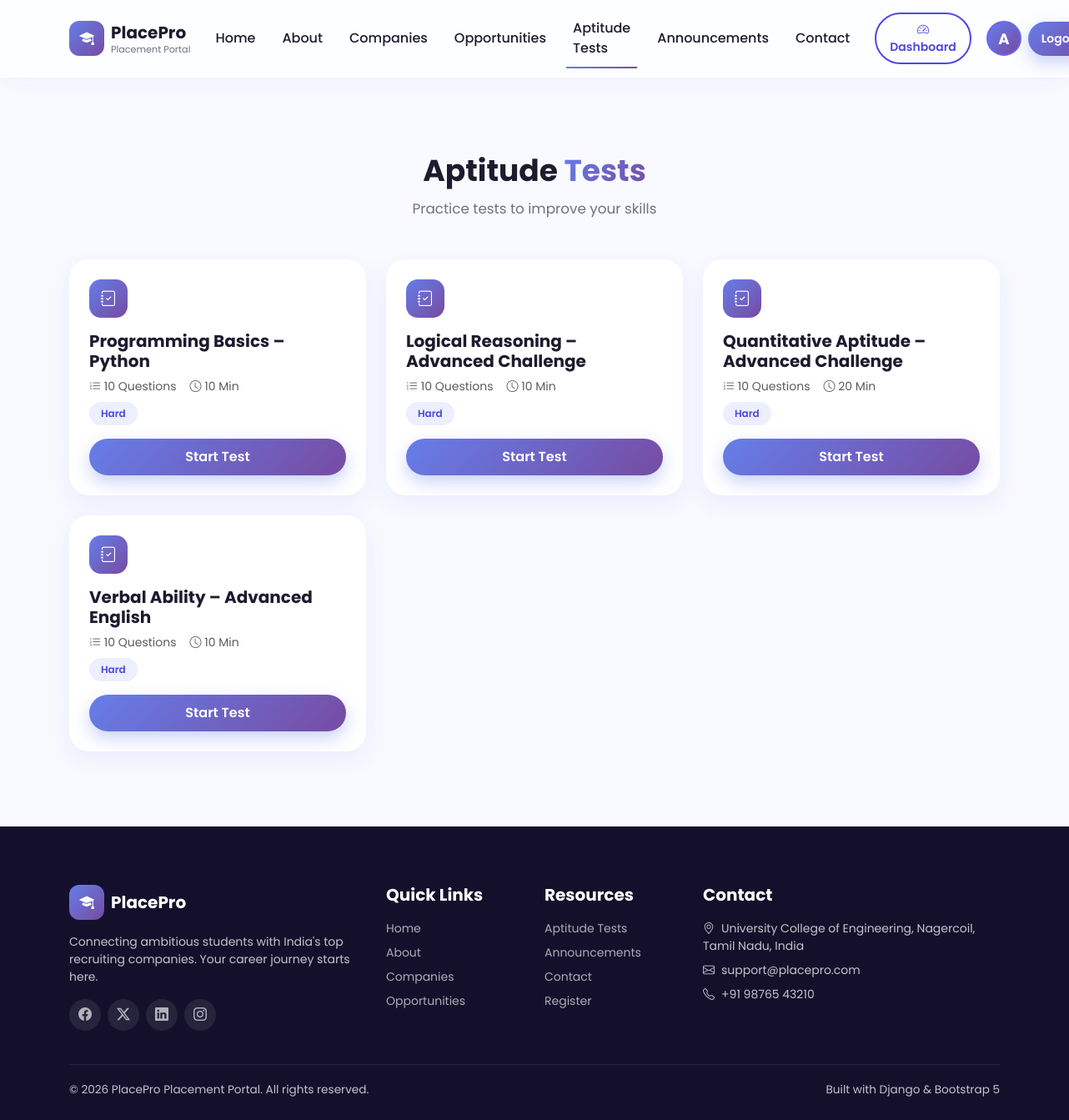
/aptitude-tests/ (signed in), run on the app's committed database.
### portal/models.py (models this page shows, shortened)
class AptitudeTest(models.Model):
    CATEGORY_CHOICES = [
        ('QUANT', 'Quantitative Aptitude'),
        ('VERBAL', 'Verbal Ability'),
        ('LOGICAL', 'Logical Reasoning'),
        ('CODING', 'Programming Basics'),
    ]
    DIFFICULTY_CHOICES = [
        ('EASY', 'Easy'),
        ('MEDIUM', 'Medium'),
        ('HARD', 'Hard'),
    ]
    title = models.CharField(max_length=150)
    category = models.CharField(max_length=20, choices=CATEGORY_CHOICES)
    difficulty = models.CharField(max_length=10, choices=DIFFICULTY_CHOICES, default='MEDIUM')
    total_questions = models.PositiveIntegerField(default=20)
    duration_minutes = models.PositiveIntegerField(default=30)
    is_active = models.BooleanField(default=True)
    created_at = models.DateTimeField(auto_now_add=True)
    class Meta:
        ordering = ['category']

### portal/views.py (the view)
# urls.py: path('aptitude-tests/', views.aptitude_tests, name='aptitude_tests'),
@login_required
def aptitude_tests(request):
    tests = AptitudeTest.objects.filter(is_active=True)
    return render(
        request,
        'portal/aptitude_tests.html',
        {'tests': tests}
    )

### templates/portal/aptitude_tests.html (shortened to what this page needs)
{% extends 'base.html' %}
{% block content %}
<section class="section-pad">
  <div class="container">
    <div class="text-center mb-5 reveal">
      <h1 class="section-title">Aptitude <span class="gradient-text">Tests</span></h1>
      <p class="section-subtitle">Practice tests to improve your skills</p>
    </div>
    <div class="row g-4 reveal">
      {% for test in tests %}
      <div class="col-md-6 col-lg-4">
        <div class="card-premium p-4 h-100">
          <div class="stat-icon-dash mb-3"><i class="bi bi-journal-check"></i></div>
          <h5 class="fw-bold">{{ test.title }}</h5>
          <div class="d-flex gap-3 text-muted small mb-2">
            <span><i class="bi bi-list-ol"></i> {{ test.total_questions }} Questions</span>
            <span><i class="bi bi-clock"></i> {{ test.duration_minutes }} Min</span>
          </div>
          <span class="badge-soft mb-3 d-inline-block">{{ test.get_difficulty_display }}</span>
          <br>
          <a href="{% url 'aptitude_test_detail' test.id %}" class="btn btn-gradient w-100">
            Start Test
          </a>
        </div>
      </div>
      {% endfor %}
    </div>
  </div>
</section>
{% endblock %}

### templates/base.html (shortened to what this page needs)
{% load static %}
<!DOCTYPE html>
<html lang="en">
<head>
  <link href="https://cdn.jsdelivr.net/npm/bootstrap@5.3.3/dist/css/bootstrap.min.css" rel="stylesheet">
  <link rel="stylesheet" href="https://cdn.jsdelivr.net/npm/bootstrap-icons@1.11.3/font/bootstrap-icons.css">
  <link rel="stylesheet" href="{% static 'css/style.css' %}">
</head>
<body>
  <nav class="navbar navbar-expand-lg navbar-glass">
    <div class="container">
      <a class="navbar-brand d-flex align-items-center gap-2" href="{% url 'home' %}">
        <span class="navbar-brand-logo"><i class="bi bi-mortarboard-fill"></i></span>
        <span>
          <span class="brand-text d-block">PlacePro</span>
          <span class="brand-tagline">Placement Portal</span>
        </span>
      </a>
      <div class="collapse navbar-collapse" id="mainNav">
        <ul class="navbar-nav ms-auto align-items-lg-center gap-lg-1">
          <li class="nav-item"><a
              class="nav-link nav-link-custom {% if request.resolver_match.url_name == 'home' %}active{% endif %}"
              href="{% url 'home' %}">Home</a></li>
          <li class="nav-item"><a
              class="nav-link nav-link-custom {% if request.resolver_match.url_name == 'about' %}active{% endif %}"
              href="{% url 'about' %}">About</a></li>
          <li class="nav-item"><a
              class="nav-link nav-link-custom {% if request.resolver_match.url_name == 'companies' %}active{% endif %}"
              href="{% url 'companies' %}">Companies</a></li>
          <li class="nav-item"><a
              class="nav-link nav-link-custom {% if request.resolver_match.url_name == 'opportunities' %}active{% endif %}"
              href="{% url 'opportunities' %}">Opportunities</a></li>
          <li class="nav-item"><a
              class="nav-link nav-link-custom {% if request.resolver_match.url_name == 'aptitude_tests' %}active{% endif %}"
              href="{% url 'aptitude_tests' %}">Aptitude Tests</a></li>
          <li class="nav-item"><a
              class="nav-link nav-link-custom {% if request.resolver_match.url_name == 'announcements' %}active{% endif %}"
              href="{% url 'announcements' %}">Announcements</a></li>
          <li class="nav-item"><a
              class="nav-link nav-link-custom {% if request.resolver_match.url_name == 'contact' %}active{% endif %}"
              href="{% url 'contact' %}">Contact</a></li>
        </ul>
        <div class="d-flex align-items-center gap-2 mt-3 mt-lg-0 ms-lg-3">
          {% if user.is_authenticated %}
          <a href="{% url 'dashboard' %}" class="btn btn-outline-gradient btn-sm px-3">
            <i class="bi bi-speedometer2"></i> Dashboard
          </a>
          <a href="{% url 'profile' %}" class="nav-profile">
            {% if request.user.is_authenticated %}
            {% if request.user.profile.profile_picture %}
            <img src="{{ request.user.profile.profile_picture.url }}" alt="Profile" class="navbar-profile-img">
            {% else %}
            <span class="navbar-profile-placeholder">
              {{ request.user.username|slice:":1"|upper }}
            </span>
            {% endif %}
            {% endif %}
          </a>
          <a href="{% url 'logout' %}" class="btn btn-gradient btn-sm px-3">Logout</a>
          {% else %}
          <a href="{% url 'login' %}" class="btn btn-outline-gradient btn-sm px-3">Login</a>
          <a href="{% url 'register' %}" class="btn btn-gradient btn-sm px-3">Register</a>
          {% endif %}
        </div>
      </div>
    </div>
  </nav>
  {% block content %}{% endblock %}
  <footer class="footer-premium">
    <div class="container">
      <div class="row g-4">
        <div class="col-lg-4">
          <div class="d-flex align-items-center gap-2 mb-3">
            <span class="navbar-brand-logo"><i class="bi bi-mortarboard-fill"></i></span>
            <span class="fw-bold fs-5 text-white">PlacePro</span>
          </div>
          <p class="small">Connecting ambitious students with India's top recruiting companies. Your career journey
            starts here.</p>
          <div class="d-flex gap-2 mt-3">
            <a href="#" class="footer-social"><i class="bi bi-facebook"></i></a>
            <a href="#" class="footer-social"><i class="bi bi-twitter-x"></i></a>
            <a href="#" class="footer-social"><i class="bi bi-linkedin"></i></a>
            <a href="#" class="footer-social"><i class="bi bi-instagram"></i></a>
          </div>
        </div>
        <div class="col-lg-2 col-6">
          <h5>Quick Links</h5>
          <ul class="list-unstyled small d-flex flex-column gap-2">
            <li><a href="{% url 'home' %}">Home</a></li>
            <li><a href="{% url 'about' %}">About</a></li>
            <li><a href="{% url 'companies' %}">Companies</a></li>
            <li><a href="{% url 'opportunities' %}">Opportunities</a></li>
          </ul>
        </div>
        <div class="col-lg-2 col-6">
          <h5>Resources</h5>
          <ul class="list-unstyled small d-flex flex-column gap-2">
            <li><a href="{% url 'aptitude_tests' %}">Aptitude Tests</a></li>
            <li><a href="{% url 'announcements' %}">Announcements</a></li>
            <li><a href="{% url 'contact' %}">Contact</a></li>
            <li><a href="{% url 'register' %}">Register</a></li>
          </ul>
        </div>
        <div class="col-lg-4">
          <h5>Contact</h5>
          <ul class="list-unstyled small d-flex flex-column gap-2">
            <li><i class="bi bi-geo-alt me-2"></i>University College of Engineering, Nagercoil, Tamil Nadu, India</li>
            <li><i class="bi bi-envelope me-2"></i>support@placepro.com</li>
            <li><i class="bi bi-telephone me-2"></i>+91 98765 43210</li>
          </ul>
        </div>
      </div>
      <div class="footer-bottom d-flex flex-wrap justify-content-between">
        <span>© {% now "Y" %} PlacePro Placement Portal. All rights reserved.</span>
        <span>Built with Django &amp; Bootstrap 5</span>
      </div>
    </div>
  </footer>
</body>
</html>

### static/css/style.css (style rules this page uses)
:root { --primary-1: #667eea; --primary-2: #764ba2; --primary-3: #4f46e5; --primary-4: #2563eb; --bg-body: #f8faff; --card-white: #ffffff; --text-dark: #1e1b2e; --text-muted: #6b7280; --radius-lg: 24px; --radius-md: 20px; --radius-sm: 14px; --shadow-soft: 0 10px 30px rgba(79, 70, 229, 0.08); --shadow-hover: 0 20px 45px rgba(79, 70, 229, 0.18); --gradient-main: linear-gradient(135deg, var(--primary-1) 0%, var(--primary-2) 100%); --gradient-blue: linear-gradient(135deg, var(--primary-4) 0%, var(--primary-3) 100%); --transition-fast: all 0.25s ease; --transition-slow: all 0.5s cubic-bezier(0.2, 0.8, 0.2, 1); }
* { box-sizing: border-box; }
body { font-family: 'Poppins', sans-serif; background-color: var(--bg-body); color: var(--text-dark); overflow-x: hidden; scroll-behavior: smooth; }
a { text-decoration: none; }
h1, h2, h3, h4, h5, h6 { font-weight: 700; }
.gradient-text { background: var(--gradient-main); -webkit-background-clip: text; background-clip: text; color: transparent; }
.section-pad { padding: 90px 0; }
.section-title { font-size: 2.25rem; margin-bottom: 12px; }
.section-subtitle { color: var(--text-muted); font-size: 1.05rem; margin-bottom: 45px; }
.navbar-glass { background: rgba(255, 255, 255, 0.7); backdrop-filter: blur(18px); -webkit-backdrop-filter: blur(18px); border-bottom: 1px solid rgba(255, 255, 255, 0.4); box-shadow: 0 4px 24px rgba(79, 70, 229, 0.06); transition: var(--transition-fast); padding: 14px 0; position: sticky; top: 0; z-index: 1000; }
.navbar-brand-logo { width: 42px; height: 42px; border-radius: 12px; background: var(--gradient-main); display: flex; align-items: center; justify-content: center; color: #fff; font-weight: 700; font-size: 1.1rem; }
.brand-text { font-weight: 700; font-size: 1.25rem; color: var(--text-dark); }
.brand-tagline { font-size: 0.7rem; color: var(--text-muted); display: block; margin-top: -3px; }
.nav-link-custom { color: var(--text-dark) !important; font-weight: 500; margin: 0 6px; position: relative; transition: var(--transition-fast); }
.nav-link-custom::after { content: ''; position: absolute; bottom: -4px; left: 0; width: 0; height: 2px; background: var(--gradient-main); transition: var(--transition-fast); }
.nav-link-custom:hover::after, .nav-link-custom.active::after { width: 100%; }
.btn-gradient { background: var(--gradient-main); color: #fff !important; border: none; border-radius: 50px; padding: 10px 26px; font-weight: 600; transition: var(--transition-fast); box-shadow: 0 8px 20px rgba(102, 126, 234, 0.35); }
.btn-outline-gradient { border: 2px solid var(--primary-3); color: var(--primary-3); border-radius: 50px; padding: 8px 24px; font-weight: 600; background: transparent; transition: var(--transition-fast); }
.card-premium { background: var(--card-white); border-radius: var(--radius-lg); border: none; box-shadow: var(--shadow-soft); transition: var(--transition-slow); overflow: hidden; }
.badge-soft { background: rgba(102, 126, 234, 0.12); color: var(--primary-3); border-radius: 50px; padding: 5px 14px; font-size: 0.75rem; font-weight: 600; }
.footer-premium { background: #14102b; color: rgba(255,255,255,0.75); padding: 70px 0 25px; }
.footer-premium h5 { color: #fff; margin-bottom: 18px; font-weight: 700; }
.footer-premium a { color: rgba(255,255,255,0.65); transition: var(--transition-fast); }
.footer-social { width: 38px; height: 38px; border-radius: 50%; background: rgba(255,255,255,0.08); display: flex; align-items: center; justify-content: center; color: #fff; transition: var(--transition-fast); }
.footer-bottom { border-top: 1px solid rgba(255,255,255,0.08); margin-top: 40px; padding-top: 20px; font-size: 0.85rem; }
.stat-icon-dash { width: 46px; height: 46px; border-radius: 14px; display: flex; align-items: center; justify-content: center; background: var(--gradient-main); color: #fff; font-size: 1.15rem; }
.reveal { opacity: 0; transform: translateY(30px); transition: var(--transition-slow); }
.reveal.active { opacity: 1; transform: translateY(0); }
.nav-profile { display: inline-flex; align-items: center; justify-content: center; text-decoration: none; margin-left: 10px; }
.navbar-profile-img, .navbar-profile-placeholder { width: 42px; height: 42px; border-radius: 50%; object-fit: cover; border: 2px solid #6c63ff; }
.navbar-profile-placeholder { display: flex; align-items: center; justify-content: center; background: linear-gradient(135deg, #667eea, #764ba2); color: white; font-weight: 700; font-size: 18px; }

### data on the page
AptitudeTest: title "Programming Basics – Python", total_questions "10", duration_minutes "10", difficulty "Hard"
AptitudeTest: title "Logical Reasoning – Advanced Challenge", total_questions "10", duration_minutes "10", difficulty "Hard"
AptitudeTest: title "Quantitative Aptitude – Advanced Challenge", total_questions "10", duration_minutes "20", difficulty "Hard"
AptitudeTest: title "Verbal Ability – Advanced English", total_questions "10", duration_minutes "10", difficulty "Hard"

### other printed values
{{ request.user.username|slice:":1"|upper }} "A"
